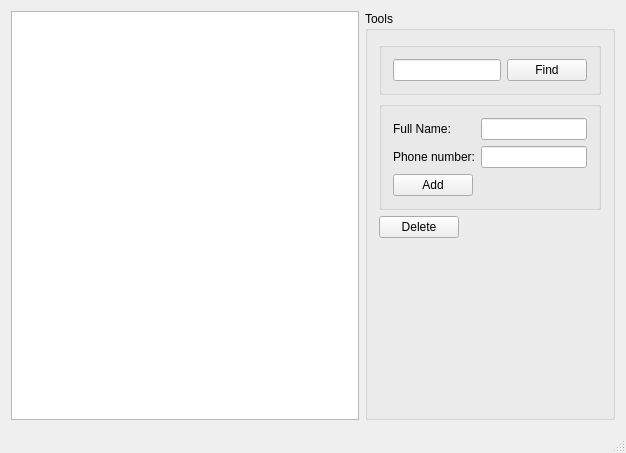
<?xml version="1.0" encoding="UTF-8"?>
<ui version="4.0">
 <class>MainWindow</class>
 <widget class="QMainWindow" name="MainWindow">
  <property name="geometry">
   <rect>
    <x>0</x>
    <y>0</y>
    <width>626</width>
    <height>453</height>
   </rect>
  </property>
  <property name="windowTitle">
   <string>MainWindow</string>
  </property>
  <widget class="QWidget" name="centralWidget">
   <layout class="QGridLayout" name="gridLayout_2">
    <item row="0" column="0">
     <widget class="QTableView" name="tableView"/>
    </item>
    <item row="0" column="1">
     <widget class="QGroupBox" name="groupBox">
      <property name="maximumSize">
       <size>
        <width>250</width>
        <height>16777215</height>
       </size>
      </property>
      <property name="title">
       <string>Tools</string>
      </property>
      <layout class="QGridLayout" name="gridLayout">
       <item row="0" column="0">
        <widget class="QGroupBox" name="find_groupBox">
         <property name="title">
          <string/>
         </property>
         <layout class="QHBoxLayout" name="horizontalLayout">
          <item>
           <widget class="QLineEdit" name="find_lineEdit"/>
          </item>
          <item>
           <widget class="QPushButton" name="find_pushButton">
            <property name="text">
             <string>Find</string>
            </property>
           </widget>
          </item>
         </layout>
        </widget>
       </item>
       <item row="2" column="0">
        <widget class="QPushButton" name="delete_pushButton">
         <property name="maximumSize">
          <size>
           <width>80</width>
           <height>16777215</height>
          </size>
         </property>
         <property name="text">
          <string>Delete</string>
         </property>
        </widget>
       </item>
       <item row="1" column="0">
        <widget class="QGroupBox" name="add_groupBox">
         <property name="title">
          <string/>
         </property>
         <layout class="QVBoxLayout" name="verticalLayout">
          <item>
           <layout class="QFormLayout" name="formLayout">
            <item row="0" column="0">
             <widget class="QLabel" name="add_name_label">
              <property name="text">
               <string>Full Name:</string>
              </property>
             </widget>
            </item>
            <item row="0" column="1">
             <widget class="QLineEdit" name="add_name_lineEdit"/>
            </item>
            <item row="1" column="0">
             <widget class="QLabel" name="add_number_label">
              <property name="text">
               <string>Phone number:</string>
              </property>
             </widget>
            </item>
            <item row="1" column="1">
             <widget class="QLineEdit" name="add_number_lineEdit"/>
            </item>
           </layout>
          </item>
          <item>
           <widget class="QPushButton" name="add_pushButton">
            <property name="maximumSize">
             <size>
              <width>80</width>
              <height>16777215</height>
             </size>
            </property>
            <property name="text">
             <string>Add</string>
            </property>
           </widget>
          </item>
         </layout>
        </widget>
       </item>
       <item row="3" column="0">
        <spacer name="verticalSpacer">
         <property name="orientation">
          <enum>Qt::Vertical</enum>
         </property>
         <property name="sizeHint" stdset="0">
          <size>
           <width>20</width>
           <height>40</height>
          </size>
         </property>
        </spacer>
       </item>
      </layout>
     </widget>
    </item>
   </layout>
  </widget>
  <widget class="QStatusBar" name="statusBar"/>
 </widget>
 <layoutdefault spacing="6" margin="11"/>
 <resources/>
 <connections/>
</ui>
